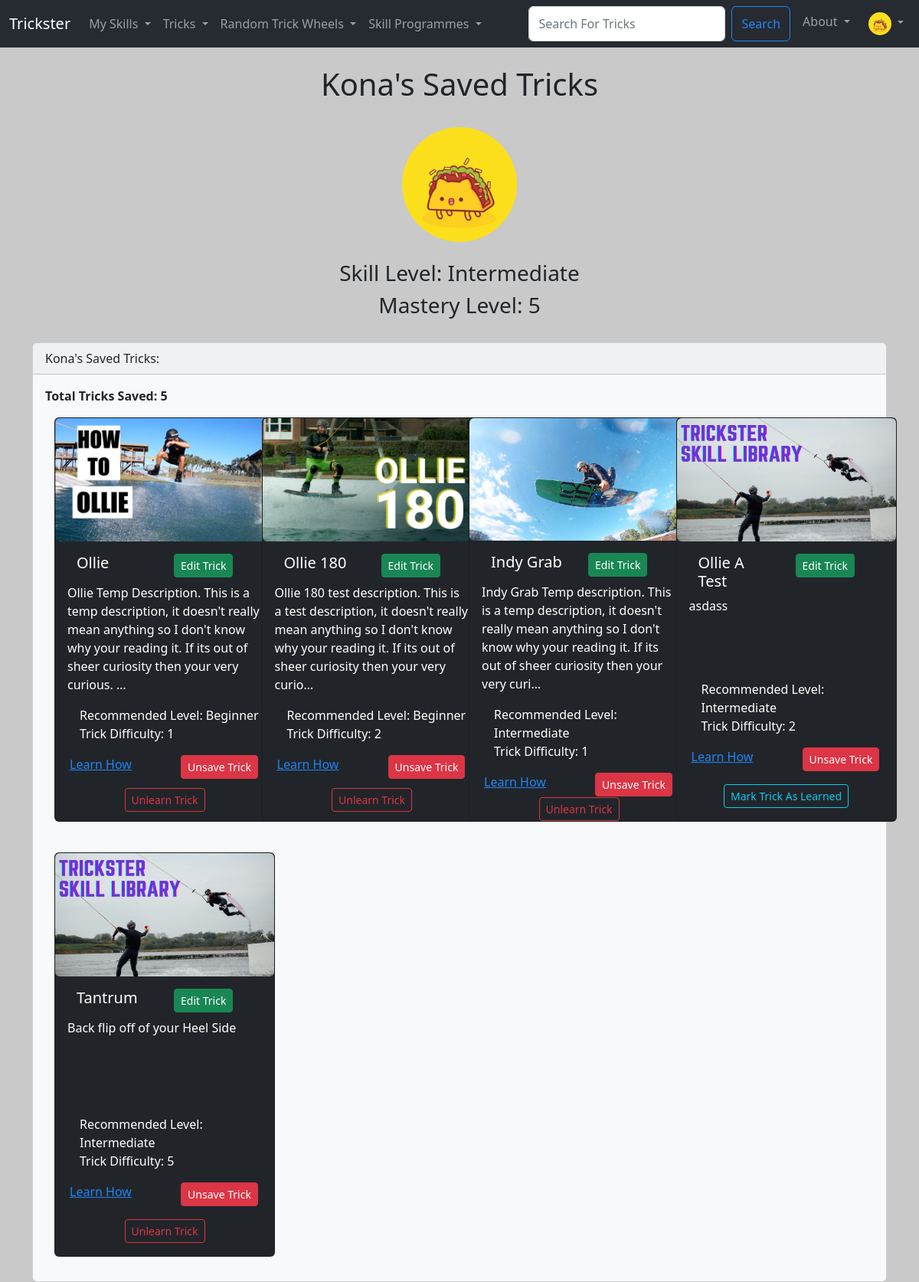
The app's page /Users/my_saved_tricks/1 (signed in), older data.
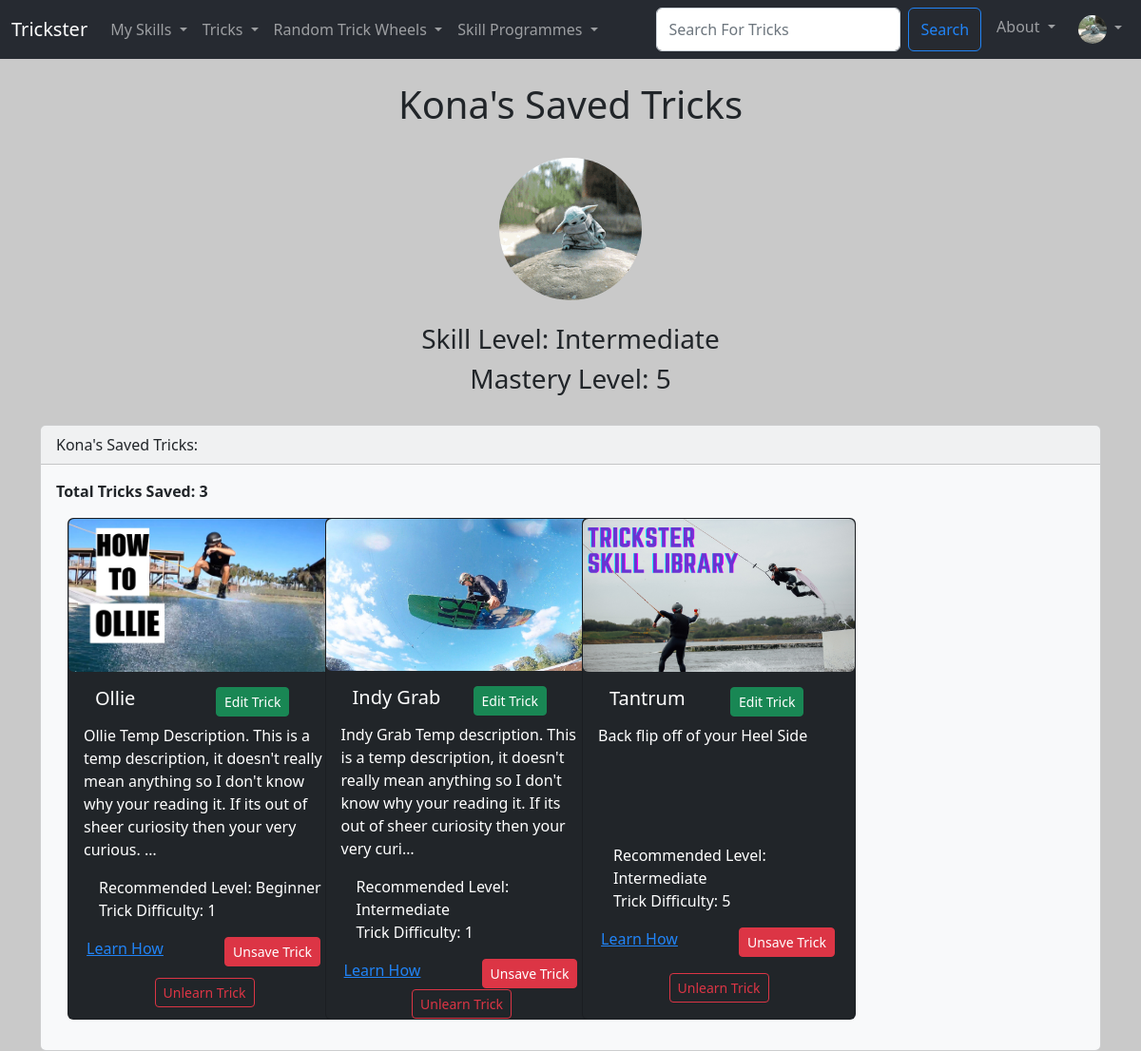
The same page, newer data.
### Users/models.py (models this page shows, shortened)
class Trickster_User(AbstractBaseUser, PermissionsMixin):
  UserID = models.AutoField(primary_key=True)
  Email = models.EmailField(('Email Address'), unique=True)
  Username = models.CharField(('Username'),max_length=25, unique=True)
  FirstName = models.CharField(('First Name'),max_length=25)
  LastName = models.CharField(('Last Name'),max_length=25)
  DateOfJoining = models.DateField(default=timezone.now)
  is_staff = models.BooleanField(default=False)
  is_active = models.BooleanField(default=True)
  objects = CustomUserManager()
  USERNAME_FIELD = 'Email'
  REQUIRED_FIELDS = ['Username', 'FirstName', 'LastName']

class User_Profile(models.Model):
  User = models.OneToOneField(Trickster_User, on_delete=models.CASCADE)
  ProfilePhoto = models.ImageField(null=True, blank=True, upload_to="images/profile")
  SkillLevel = models.ForeignKey(SkillLevel, default=get_default_skill_level, blank=True, null=True, on_delete=models.CASCADE)
  UserDifficultyLevel = models.PositiveIntegerField(default=1, null=True, validators=[MinValueValidator(1), MaxValueValidator(10)])
  LearnedTricks = models.ManyToManyField(Trick, related_name='learned_trick', blank=True)
  SavedTricks = models.ManyToManyField(Trick, related_name='saved_trick', blank=True)
  CurrentlyLearningProgrammes = models.ManyToManyField(Trick_Programme, related_name='currently_learning_programme', blank=True)
  SavedProgrammes = models.ManyToManyField(Trick_Programme, related_name='saved_programme', blank=True)
  Follows =  models.ManyToManyField('self', related_name='followed_by', symmetrical=False, blank=True)

### TricksterMain/models.py (models this page shows)
class Trick (models.Model):
    TrickID = models.AutoField(primary_key=True)
    TrickName = models.CharField(max_length=25)
    TrickDiscription = models.TextField(blank=True)
    TrickHowTo = models.TextField(blank=True)
    TrickRecLevel = models.ForeignKey(SkillLevel, blank=True, null=True, on_delete=models.CASCADE)
    TrickDifficulty = models.PositiveIntegerField(null=True, validators=[MinValueValidator(1), MaxValueValidator(10)])
    TrickImg = models.ImageField(null=True, blank=True, upload_to="images/")
    def __str__(self):
        return self.TrickName

class SkillLevel (models.Model):
    SkillLevelID = models.AutoField(primary_key=True)
    SkillLevelName = models.CharField(max_length=25)
    def __str__(self):
        return self.SkillLevelName

### Users/views.py (the view)
# urls.py: path('my_saved_tricks/<int:pk>', views.my_saved_tricks, name="my-saved-tricks"),
def my_saved_tricks(request, pk):
  if request.user.is_authenticated:
    profile = User_Profile.objects.get(User_id=pk)
    trick_count = profile.SavedTricks.all().count()
    return render(request, 'user_pages/my_saved_tricks.html', {'profile': profile, "trick_count":trick_count})
  else:
    messages.error(request, ("You Must Be Logged In To See This Page!"))
    return redirect('home')

### Users/templates/user_pages/my_saved_tricks.html (shortened to what this page needs)
{% extends 'main/base.html' %}
{% load static %}
{% block content  %}
{% if profile %}
  <div class="container text-center">
    <h1>{{ profile.User.FirstName }}'s Saved Tricks</h1>
    {% if profile.ProfilePhoto %}
      <img
      class="rounded-circle"
      height="150"
      src="{{ profile.ProfilePhoto.url }}"
      alt="User Profile Image"
      />
    {% endif %}
    <h3>Skill Level: {{ profile.SkillLevel }}</h3>
    <h3>Mastery Level: {{ profile.UserDifficultyLevel }}</h3>
    </div>
    <div class="card text-dark bg-light">
      <div class="card-header">
        {{ profile.User.FirstName }}'s Saved Tricks:
      </div>
      <div class="card-body">
        <p class="card-text"><strong>Total Tricks Saved: {{ trick_count }}</strong></p>
        <div class="container-md">
          <div class="row row-cols-1 row-cols-sm-2 row-cols-md-3 row-cols-xl-4 g-4">
            {% for trick in profile.SavedTricks.all %}
              {% include 'components/trick_cards.html' with trick=trick user=request.user %}
            {% endfor %}
        </div>
      </div>
    </div>
  </div>
{% endif %}
{% endblock %}

### TricksterMain/templates/components/navbar.html (shortened to what this page needs)
{% load static %}
<nav class="navbar navbar-expand-lg navbar-dark bg-tricksterdark">
  <div class="container-fluid">
    <a class="navbar-brand" href="{%url 'home'%}">Trickster</a>
    <div class="collapse navbar-collapse" id="navbarSupportedContent">
      <ul class="navbar-nav me-auto mb-2 mb-lg-0">
        <li class="nav-item dropdown">
          <a class="nav-link dropdown-toggle" href="#" id="mySkillsDropdown" role="button" data-bs-toggle="dropdown" aria-expanded="false">
            My Skills
          </a>
        </li>
        <li class="nav-item dropdown">
          <a class="nav-link dropdown-toggle" href="#" id="tricksDropdown" role="button" data-bs-toggle="dropdown" aria-expanded="false">
            Tricks
          </a>
        </li>
        <li class="nav-item dropdown">
          <a class="nav-link dropdown-toggle" href="#" id="randomDropdown" role="button" data-bs-toggle="dropdown" aria-expanded="false">
            Random Trick Wheels
          </a>
        </li>
        <li class="nav-item dropdown">
          <a class="nav-link dropdown-toggle" href="#" id="tricksDropdown" role="button" data-bs-toggle="dropdown" aria-expanded="false">
            Skill Programmes
          </a>
        </li>
      </ul>
      <div class="navbar-nav ml-auto gap-2">
        <form class="d-flex" method="POST" action="{% url 'search-trick' %}">
          <input class="form-control me-2 input-sm" type="search" placeholder="Search For Tricks" aria-label="Search" name="trick_searched">
          <button class="btn btn-outline-primary" type="submit">Search</button>
        </form>
        <li class="nav-item dropdown">
          <a class="nav-link dropdown-toggle" href="#" id="tricksDropdown" role="button" data-bs-toggle="dropdown" aria-expanded="false">
            About
          </a>
        </li>
        {% if user.is_authenticated %}
        <li class="nav-item dropdown">
          <a class="nav-link dropdown-toggle" href="#" id="navbarScrollingDropdown" role="button" data-bs-toggle="dropdown" aria-expanded="false">
            {% if request.user.user_profile.ProfilePhoto %}
              <img
              class="rounded-circle"
              height="30"
              src="{{ request.user.user_profile.ProfilePhoto.url }}"
              alt="User Profile Image"
              />
            {% endif %}
          </a>
        </li>
        {% else %}
          <li class="nav-item">
            <a class="nav-link" href="{%url 'login'%}">Login</a>
          </li>
        {% endif %}
      </div>
    </div>
  </div>
</nav>

### TricksterMain/templates/components/trick_cards.html
{% load static %}
  <div class="col-sm">
    {% if user.is_authenticated %}
      <div class="card text-bg-dark mb-3" style="width: 18rem; height: 33rem;">
    {% else %}
      <div class="card text-bg-dark mb-3" style="width: 18rem; height: 30rem;">
    {% endif %}
      {% if trick.TrickImg %}
        <img src="{{ trick.TrickImg.url }}" class="img-fluid rounded" alt="trick cover image">
      {% else %}
        <img src="{% static 'trickster/images/TrickListDefault.png' %}" class="img-fluid rounded" alt="default trick cover image">
      {% endif %}
      <div class="card-body">
        <h5 class="card-title">
          <div class="container">
            <div class="row">
              <div class="col-6">
                {{ trick }}
              </div>
              <div class="col-6">
                {% if user.is_superuser %}
                <a href="{% url 'update-trick' trick.TrickID %}" class="btn btn-success btn-sm">Edit Trick</a>
                {% endif %}
              </div>
            </div>
          </div>
        </h5>
        <p class="card-text">{{ trick.TrickDiscription|truncatechars:180 }}</p>
      </div>
      <ul class="list-group-dark list-group-flush">
        <li class="list-group-item">Recommended Level: {{ trick.TrickRecLevel }}</li>
        <li class="list-group-item">Trick Difficulty: {{ trick.TrickDifficulty }}</li>
      </ul>
      <div class="card-body-dark text-center gap-3" style="height: 3rem">
        <div class="container">
          <div class="row">
            <div class="col-6">
              <a href="{% url 'show-trick' trick.TrickID %}" class="card-link me-md-4">Learn How</a>
            </div>
            <div class="col-6">
              {% include 'components/save_trick_button.html' with saved_tricks=request.user.user_profile.SavedTricks user=request.user trick=trick %}
            </div>
          </div>
        </div>
      </div>
      {% include 'components/learned_trick_button.html' with learned_tricks=request.user.user_profile.LearnedTricks user=request.user trick=trick %}
    </div>
  </div>

### TricksterMain/templates/components/save_trick_button.html (shortened to what this page needs)
{% if user.is_authenticated %}
  {% if trick in saved_tricks.all %}
    <form action="{% url 'unsave-trick' request.user.UserID %}" method="POST">
      <button type="submit", name="trick_id", value="{{trick.TrickID}}", class="btn btn-danger btn-sm">Unsave Trick</button>
    </form>
  {% else %}
    <form action="{% url 'save-trick' request.user.UserID %}" method="POST">
      {%  csrf_token %}
      <button type="submit", name="trick_id", value="{{trick.TrickID}}", class="btn btn-primary btn-sm">Save Trick</button>
    </form>
  {% endif %}
{% endif %}

### TricksterMain/templates/components/learned_trick_button.html (shortened to what this page needs)
{% if user.is_authenticated %}
  <div class="card-body-dark text-center gap-3" style="height: 3rem">
    {% if trick in learned_tricks.all %}
      <form action="{% url 'unlearn-trick' request.user.UserID %}" method="POST">
        <button type="submit", name="trick_id", value="{{trick.TrickID}}", class="btn btn-outline-danger btn-sm">Unlearn Trick</button>
      </form>
    {% else %}
      <form action="{% url 'learned-trick' request.user.UserID %}" method="POST">
        <button type="submit", name="trick_id", value="{{trick.TrickID}}", class="btn btn-outline-info btn-sm">Mark Trick As Learned</button>
      </form>
    {% endif %}
  </div>
{% endif %}

Row changes from the older to the newer data that the page shows:
no longer on this page (row unchanged): Trick: TrickImg (picture), TrickName "Ollie 180", TrickDiscription "Ollie 180 test description. This is a test description, it doesn't really mean anything so I don't know why your reading it. If its out of sheer curiosity then your very curio…", TrickRecLevel "Beginner", TrickDifficulty "2", {{ trick.TrickID }} 16 (drawn)
no longer on this page (row unchanged): Trick: TrickName "Ollie A Test", TrickDiscription "asdass", TrickRecLevel "Intermediate", TrickDifficulty "2", {{ trick.TrickID }} 22 (drawn)
changed Trickster_User: user.user_profile.ProfilePhoto: a different picture
changed User_Profile "Kona": ProfilePhoto: a different picture
Text that changed along with them:
{{ trick_count }}: "5" → "3"
